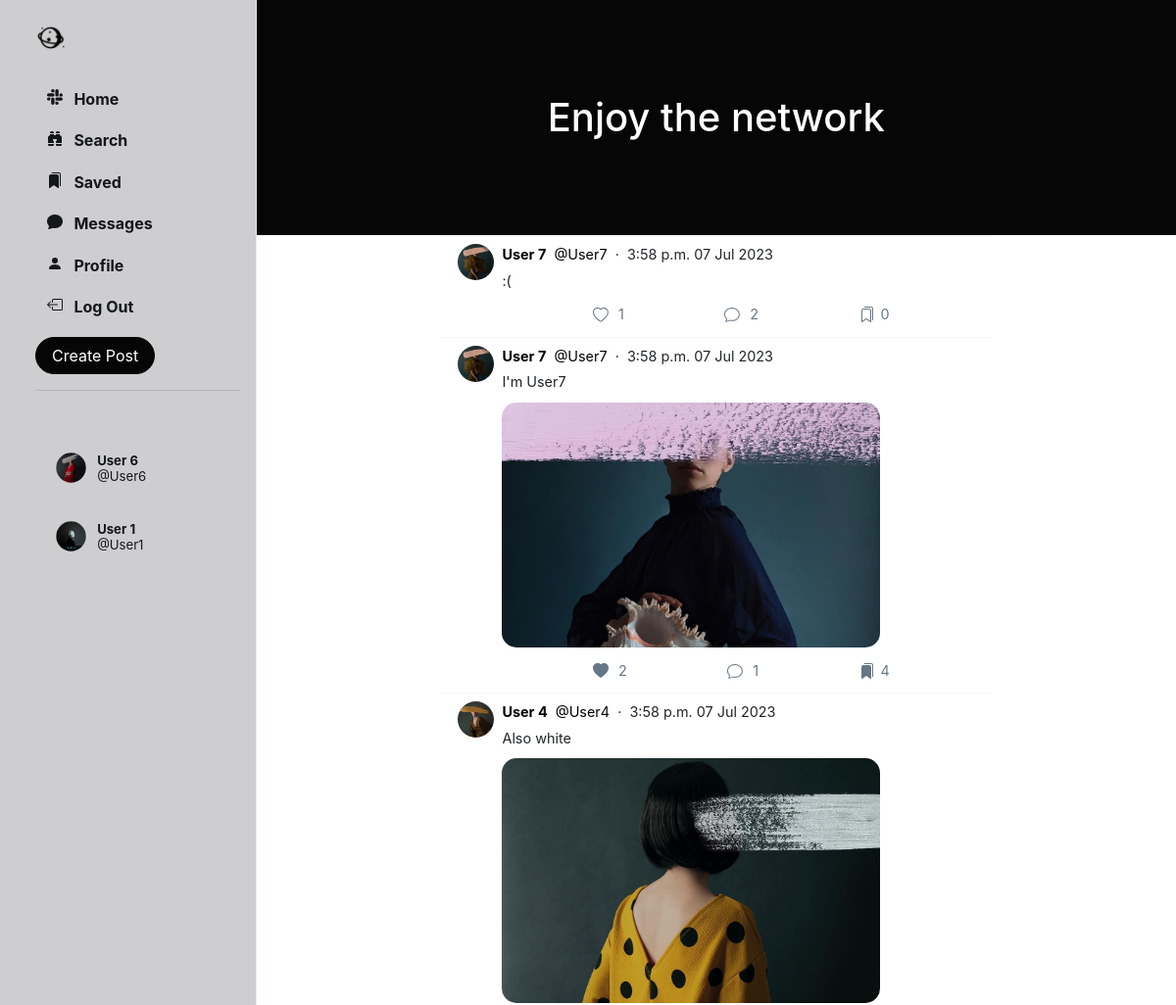
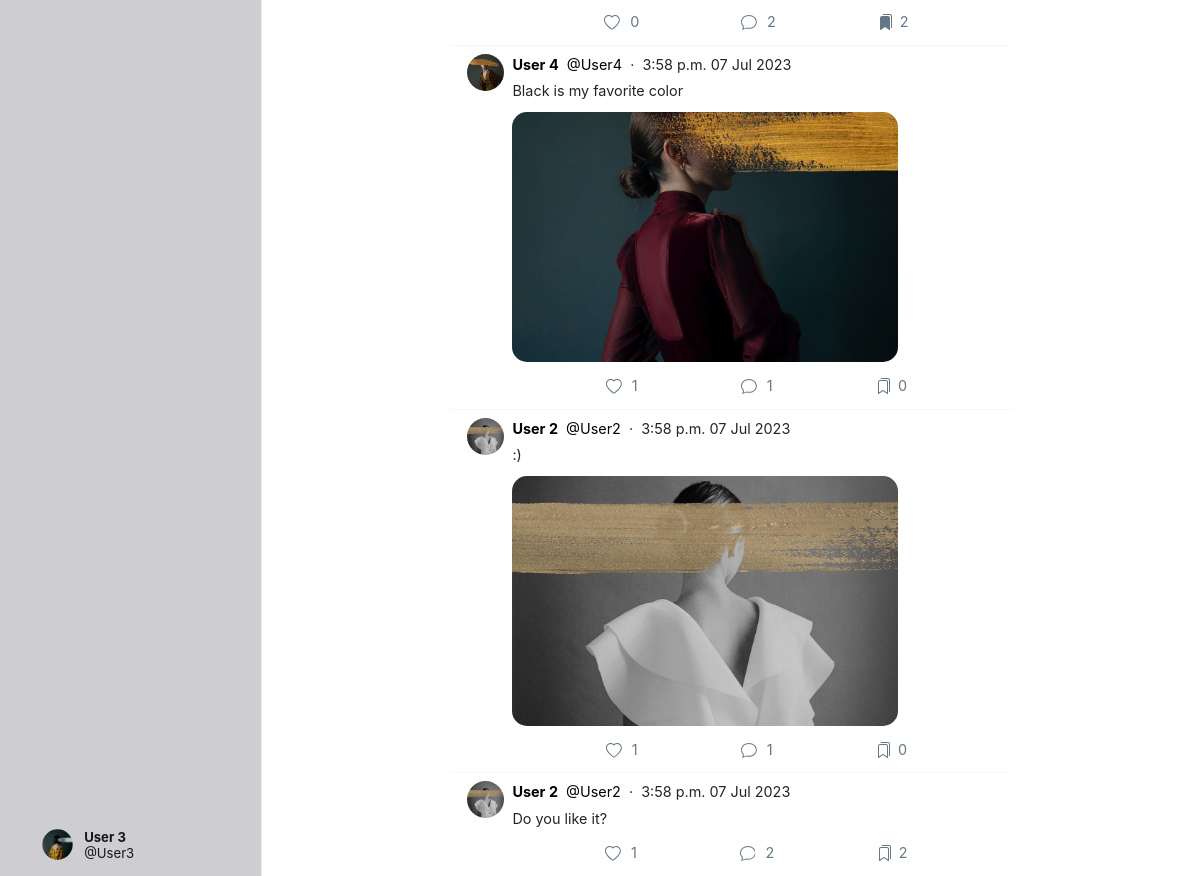
/home/ (signed in), run on the app's committed database (2 pictures, top to bottom).
### Network/models.py (models this page shows, shortened)
class User(AbstractUser):
    profile_pic = models.ImageField(upload_to='profile_pic/')
    bio = models.TextField(max_length=160, blank=True, null=True)
    cover = models.ImageField(upload_to='covers/', blank=True)
    follows = models.ManyToManyField("self", related_name="followed_by", symmetrical=False, blank=True)
    def get_suggested_followers(self):
        followed_users = self.follows.all()
        suggested_users = User.objects.exclude(id=self.id).exclude(id__in=followed_users).filter(
            followed_by__in=followed_users)
        suggested_users = suggested_users.annotate(num_my_followers=Count('followed_by__follows')).order_by(
            '-num_my_followers')[:5]
        return suggested_users

class Post(models.Model):
    creator = models.ForeignKey(User, on_delete=models.CASCADE, related_name='posts')
    date_created = models.DateTimeField(default=timezone.now)
    content_text = models.TextField(max_length=140, blank=True)
    content_image = models.ImageField(upload_to='posts/', blank=True)
    likers = models.ManyToManyField(User, blank=True, related_name='likes')
    savers = models.ManyToManyField(User, blank=True, related_name='saved')
    comment_count = models.IntegerField(default=0)

### Network/views.py (the view)
# urls.py: path('home/', views.home, name='home'),
@login_required(login_url='login/')
def home(request):
    user = User.objects.get(id=request.user.id)
    suggestions = user.get_suggested_followers()
    followed_users = user.follows.all()
    start_date = timezone.now() - timedelta(days=1)
    posts = Post.objects.filter(creator__in=followed_users, date_created__gte=start_date).order_by("-date_created")
    context = {
        'user': user,
        'posts': posts,
        'suggestions': suggestions
    }
    return render(request=request, template_name='home.html', context=context)

### Network/templates/home.html
{% extends 'index.html' %}
{% load static %}
{% block home %}
    <header class="py-5" id="home-header">
        <div class="container px-4 px-lg-5 my-5">
            <div class="text-center text-white">
                <h1 class="display-5 fw-bolder"> Enjoy the network</h1>
            </div>
        </div>
    </header>
    <div class="main-div-content">
        {% include 'posts.html' %}
    </div>
{% endblock %}

### Network/templates/sidenav.html (shortened to what this page needs)
{% load static %}
<div class="sidenav">
    <a href="{% url 'home' %}" class="navbar-brand">
        <img src="{% static 'images/logo_icon.png' %}" height="31px">
    </a>
    <div style="height: 100%;">
        <div>
            <div>
                <ul>
                    <li class="nav-item" id="all_posts">
                        <a href="{% url 'home' %}" class="nav-link">
                            <div>
                                &nbsp;&nbsp;Home
                            </div>
                        </a>
                    </li>
                    <li class="nav-item" id="library">
                        <a href="{% url 'search' %}" class="nav-link">
                            <div>
                                &nbsp;&nbsp;Search
                            </div>
                        </a>
                    </li>
                    <li class="nav-item" id="library">
                        <a href="{% url 'saved' %}" class="nav-link">
                            <div>
                                &nbsp;&nbsp;Saved
                            </div>
                        </a>
                    </li>
                    <li class="nav-item" id="profile">
                        <a href="{% url 'chats' %}" class="nav-link">
                            <div>
                                &nbsp;&nbsp;Messages
                            </div>
                        </a>
                    </li>
                    <li class="nav-item" id="profile">
                        <a href="{% url 'profile' user.username %}" class="nav-link">
                            <div>
                                <svg xmlns="http://www.w3.org/2000/svg" width="16" height="16" fill="currentColor"
                                     class="bi bi-person-fill" viewBox="0 0 16 16">
                                    <path d="M3 14s-1 0-1-1 1-4 6-4 6 3 6 4-1 1-1 1H3Zm5-6a3 3 0 1 0 0-6 3 3 0 0 0 0 6Z"/>
                                </svg>
                                &nbsp;&nbsp;Profile
                            </div>
                        </a>
                    </li>
                    <li class="nav-item" id="logout">
                        <a href="{% url 'logout' %}" class="nav-link">
                            <div>
                                &nbsp;&nbsp;Log Out
                            </div>
                        </a>
                    </li>
                </ul>
            </div>
        </div>
        <button id="popup-btn" class="btn btn-success new-post-btn" data-toggle="modal" data-target="#createPostModal">
            Create Post
        </button>
        <br>
        <hr>
        <br>
        <div class="suggestion">
            {% for suggestion in suggestions %}
                <li class="suggestion-item suggestion-user" id="s-box">
                    <a href="{% url 'profile' suggestion.username %}" class="nav-link">
                        <div class="user_account">
                            <div class="small-profilepic"
                                 style="float: left; background-image: url({{ suggestion.profile_pic.url }});"></div>
                            <div style="height: 2.7vw; margin: auto;">
                                <div style="margin-top: 4px;">
                                    <strong>{{ suggestion.first_name }} {{ suggestion.last_name }}</strong>
                                </div>
                                <div class="grey" style="margin-top: 4px;">
                                    @{{ suggestion.username }}</div>
                            </div>
                        </div>
                    </a>
                </li>
            {% endfor %}
        </div>
        <div style="position: absolute; bottom: 10px;">
            <li class="nav-item sidenav-user">
                <a href="{% url 'profile' user.username %}" class="nav-link">
                    <div class="user_account">
                        <div class="small-profilepic"
                             style="float: left; background-image: url({{ user.profile_pic.url }});"></div>
                        <div style="height: 2.7vw; margin: auto;">
                            <div style="margin-top: 4px;">
                                <strong>{{ user.first_name }} {{ user.last_name }}</strong></div>
                            <div class="grey" style="margin-top: 4px;">@{{ user.username }}</div>
                        </div>
                    </div>
                </a>
            </li>
        </div>
    </div>
</div>

### Network/templates/posts.html (shortened to what this page needs)
{% load static %}
{% block posts %}
    {% for post in posts.all %}
        <div class="post" data-post_id="{{ post.id }}">
            <div>
                <div>
                    <a href="{% url 'profile' post.creator.username %}">
                        <div class="small-profilepic"
                             style="background-image: url({{ post.creator.profile_pic.url }})"></div>
                    </a>
                </div>
                <div style="flex: 1">
                    <div class="post-main">
                        <div class="post-user">
                            <div>
                                <a href="{% url 'profile' post.creator.username %}">
                                    <span><strong>{{ post.creator.first_name }} {{ post.creator.last_name }}</strong></span>
                                </a>
                                <a href="{% url 'profile' post.creator.username %}">
                                    <span class="grey">&nbsp;@{{ post.creator.username }}</span>
                                </a>
                                <span class="grey">&nbsp;&middot;&nbsp;&nbsp;{{ post.date_created | date:"P d M Y" }}</span>
                            </div>
                        </div>
                        {% if post.content_text is not None %}
                            <div class="post-content">
                                {{ post.content_text | linebreaksbr }}
                            </div>
                        {% endif %}
                        {% if post.content_image %}
                            <div class="post-image"
                                 style=" display: block; background-image: url({{ post.content_image.url }});"></div>
                        {% else %}
                            <div class="post-no-image" style="display: none;"></div>
                        {% endif %}
                        <div class="post-actions">
                            {% if user in post.likers.all %}
                                <div class="like" onclick="unlike_post(this)" data-post_id="{{ post.id }}">
                                    <div class="svg-span">
                                        <svg xmlns="http://www.w3.org/2000/svg" width="16" height="16"
                                             fill="currentColor" class="bi bi-heart-fill" viewBox="0 0 16 16">
                                            <path fill-rule="evenodd"
                                                  d="M8 1.314C12.438-3.248 23.534 4.735 8 15-7.534 4.736 3.562-3.248 8 1.314z"/>
                                        </svg>
                                    </div>
                                    <div style="padding: 7px 0px;" class="likes_count">{{ post.likers.count }}</div>
                                </div>
                            {% else %}
                                <div class="like" onclick="like_post(this)" data-post_id="{{ post.id }}">
                                    <div class="svg-span">
                                    </div>
                                    <div style="padding: 7px 0px;" class="likes_count">{{ post.likers.count }}</div>
                                </div>
                            {% endif %}
                            <div class="comment" onclick="get_comments('{{ post.id }}')" data-post_id="{{ post.id }}">
                                <div class="svg-span" data-toggle="modal" data-target="#commentPostModal">
                                </div>&nbsp;
                                <div style="padding: 7px 0px;" class="cmt-count">{{ post.comment_count }}</div>
                            </div>
                            {% if user in post.savers.all %}
                                <div class="save" onclick="unsave_post(this)" data-post_id="{{ post.id }}">
                                    <div class="svg-span">
                                    </div>
                                    <div style="padding: 7px 0px;" class="savers_count">{{ post.savers.count }}</div>
                                </div>
                            {% else %}
                                <div class="save" onclick="save_post(this)" data-post_id="{{ post.id }}">
                                    <div class="svg-span">
                                    </div>
                                    <div style="padding: 7px 0px;" class="savers_count">{{ post.savers.count }}</div>
                                </div>
                            {% endif %}
                        </div>
                    </div>
                </div>
            </div>
        </div>
    {% endfor %}
{% endblock %}

### Network/static/css/style.css (style rules this page uses)
.btn { border-radius: 20px; padding: 0.32rem 1rem 0.375rem 1rem; }
.btn, .btn:focus, .btn:active { box-shadow: none !important; -webkit-box-shadow: none !important; }
#popup-btn { background-color: #060606; border-color: #060606; }
svg { vertical-align: text-top; }
.sidenav { height: 100%; width: 21.8%; position: fixed; top: 0; left: 0; list-style: none; border-right: .5px solid #e6ecf0; z-index: 100; padding: 15px 15px 15px 3%; background-color: rgba(62, 57, 65, 0.25); }
.sidenav ul { list-style: none; padding-left: 0px; margin-top: 3vh; }
.sidenav li { margin-top: 7px; }
.sidenav .nav-link { color: #14171a; line-height: .7em; font-weight: 700; padding: 0px; }
.sidenav .nav-link > div { padding: 10px 20px 8px 12px; border-radius: 25px; line-height: 0.9em; width: max-content; }
.user_account { display: flex; font-size: .82rem; font-weight: normal; padding-top: 3px !important; padding-bottom: 3px !important; padding-left: 3px !important; }
.user_account .small-profilepic { transform: scale(.82); margin-left: auto; margin-top: auto; }
.small-profilepic { width: 3.1vw; height: 3.1vw; border-radius: 9999px; overflow: hidden; margin-right: 8px; background-size: cover; background-repeat: no-repeat; background-position: center; box-sizing: content-box; }
.suggestion-user { display: flex; padding: 10px 15px; font-size: .9em; border: 20px; }
.suggestion-user a { color: black; text-decoration: none; }
#home-header { background-color: #060606; }
.post { background-color: white; border-top: 1px solid #f8f6f6; padding: 8px 18px 8px 18px; font-size: .9em; animation-name: hidee; animation-duration: .4s; animation-fill-mode: forwards; animation-play-state: paused; margin-left: 20%; margin-right: 20%; }
.post > div { display: flex; }
.post a { text-decoration: none; color: black; }
.post-main { flex: 1; flex-basis: 100%; }
.post-user { display: flex; justify-content: space-between; flex-basis: 100%; }
.post-content { margin-top: 5px; max-inline-size: 80%; max-width: 80%; word-wrap: break-word; overflow-wrap: break-word; word-break: break-all; }
.post-image { height: 250px; width: 80%; border-radius: 15px; margin-top: 10px; background-size: cover; background-position: center; background-repeat: no-repeat; }
.post-actions { display: flex; flex: 1; align-items: stretch; justify-content: space-evenly; color: #657786; margin-top: 10px; }
.post-actions > div { line-height: 1em; padding-left: 10px; padding-right: 10px; text-align: center; display: flex; }
.post-actions .svg-span { padding: 6px; max-height: max-content; border-radius: 999px; line-height: .68em; }
#home-header { width: 100%; }
#s-box { border-radius: 20px; }

### data on the page
User: profile_pic (picture), first_name "User", last_name "6", username "User6"
User: profile_pic (picture), first_name "User", last_name "1", username "User1"
User: profile_pic (picture), first_name "User", last_name "3", username "User3"
Post: creator.profile_pic (picture), creator.first_name "User", creator.last_name "7", creator.username "User7", date_created "3:58 p.m. 07 Jul 2023", content_text ":(", likers.count "1", comment_count "2", savers.count "0"
Post: creator.profile_pic (picture), creator.first_name "User", creator.last_name "7", creator.username "User7", date_created "3:58 p.m. 07 Jul 2023", content_text "I'm User7", content_image (picture), likers.count "2", comment_count "1", savers.count "4"
Post: creator.profile_pic (picture), creator.first_name "User", creator.last_name "4", creator.username "User4", date_created "3:58 p.m. 07 Jul 2023", content_text "Also white", content_image (picture), likers.count "0", comment_count "2", savers.count "2"
Post: creator.profile_pic (picture), creator.first_name "User", creator.last_name "4", creator.username "User4", date_created "3:58 p.m. 07 Jul 2023", content_text "Black is my favorite color", content_image (picture), likers.count "1", comment_count "1", savers.count "0"
Post: creator.profile_pic (picture), creator.first_name "User", creator.last_name "2", creator.username "User2", date_created "3:58 p.m. 07 Jul 2023", content_text ":)", content_image (picture), likers.count "1", comment_count "1", savers.count "0"
Post: creator.profile_pic (picture), creator.first_name "User", creator.last_name "2", creator.username "User2", date_created "3:58 p.m. 07 Jul 2023", content_text "Do you like it?", likers.count "1", comment_count "2", savers.count "2"
